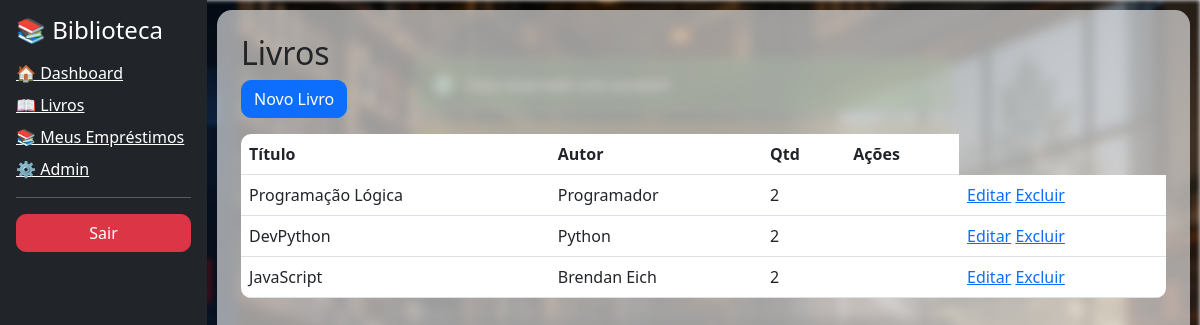
/livros/ (signed in), run on an earlier commit of the app's database.
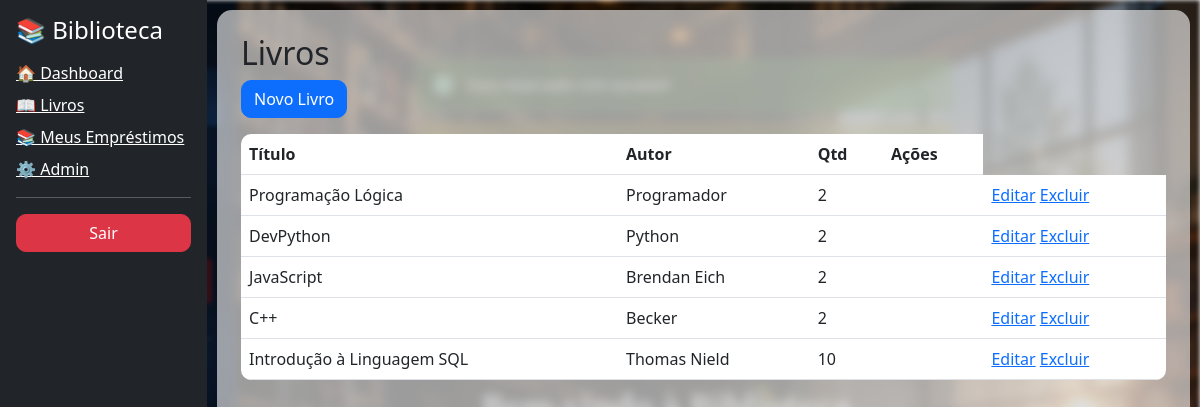
And on a later commit of the database.
### core/models.py (models this page shows, shortened)
class Livro(models.Model):
    titulo = models.CharField(max_length=200)
    autor = models.CharField(max_length=100)
    isbn = models.CharField(max_length=20)
    quantidade = models.IntegerField()

### core/views.py (the view)
# urls.py: path('livros/', views.listar_livros, name='listar_livros'),
@login_required
def listar_livros(request):
    livros = Livro.objects.all()
    return render(request, 'livros/listar.html', {'livros': livros})

### core/templates/livros/listar.html (shortened to what this page needs)
{% extends 'index.html' %}
{% block content %}
<h2>Livros</h2>
<a href="/livros/novo/" class="btn btn-primary mb-3">Novo Livro</a>
<table class="table table-hover">
<tr>
<th>Título</th>
<th>Autor</th>
<th>Qtd</th>
<th>Ações</th>
</tr>
{% for livro in livros %}
<tr>
<td>{{ livro.titulo }}</td>
<td>{{ livro.autor }}</td>
<td>{{ livro.quantidade }}</td>
 <td>
    </td>
<td>
        {% if user.is_staff %}
            <a href="/livros/editar/{{ livro.id }}">Editar</a>
            <a href="/livros/excluir/{{ livro.id }}">Excluir</a>
        {% else %}
            {% if livro.quantidade > 0 %}
                <a href="/emprestar/?livro={{ livro.id }}" class="btn btn-success">Reservar</a>
            {% else %}
                <span class="badge bg-danger">Indisponível</span>
            {% endif %}
        {% endif %}
    </td>
</tr>
{% endfor %}
</table>
{% endblock %}

What changed in the data, as far as the page shows it:
added Livro: titulo "C++", autor "Becker", quantidade "2"
added Livro: titulo "Introdução à Linguagem SQL", autor "Thomas Nield", quantidade "10"
